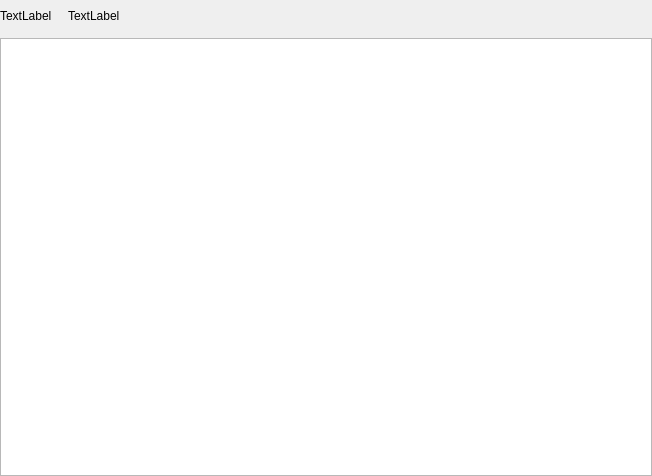
<?xml version="1.0" encoding="UTF-8"?>
<ui version="4.0">
 <class>WizardInstallerError</class>
 <widget class="QWidget" name="WizardInstallerError">
  <property name="geometry">
   <rect>
    <x>0</x>
    <y>0</y>
    <width>652</width>
    <height>476</height>
   </rect>
  </property>
  <property name="windowTitle">
   <string>Form</string>
  </property>
  <layout class="QVBoxLayout" name="verticalLayout_2">
   <property name="leftMargin">
    <number>0</number>
   </property>
   <property name="topMargin">
    <number>0</number>
   </property>
   <property name="rightMargin">
    <number>0</number>
   </property>
   <property name="bottomMargin">
    <number>0</number>
   </property>
   <item>
    <layout class="QVBoxLayout" name="verticalLayout">
     <item>
      <layout class="QHBoxLayout" name="horizontalLayout">
       <item>
        <widget class="QLabel" name="iconLabel">
         <property name="sizePolicy">
          <sizepolicy hsizetype="Fixed" vsizetype="Fixed">
           <horstretch>0</horstretch>
           <verstretch>0</verstretch>
          </sizepolicy>
         </property>
         <property name="minimumSize">
          <size>
           <width>32</width>
           <height>32</height>
          </size>
         </property>
         <property name="text">
          <string>TextLabel</string>
         </property>
        </widget>
       </item>
       <item>
        <spacer name="horizontalSpacer">
         <property name="orientation">
          <enum>Qt::Horizontal</enum>
         </property>
         <property name="sizeType">
          <enum>QSizePolicy::Fixed</enum>
         </property>
         <property name="sizeHint" stdset="0">
          <size>
           <width>10</width>
           <height>20</height>
          </size>
         </property>
        </spacer>
       </item>
       <item>
        <widget class="QLabel" name="titleLabel">
         <property name="text">
          <string>TextLabel</string>
         </property>
         <property name="wordWrap">
          <bool>true</bool>
         </property>
        </widget>
       </item>
      </layout>
     </item>
     <item>
      <widget class="QTextEdit" name="messageEdit">
       <property name="readOnly">
        <bool>true</bool>
       </property>
      </widget>
     </item>
    </layout>
   </item>
  </layout>
 </widget>
 <resources/>
 <connections/>
</ui>
